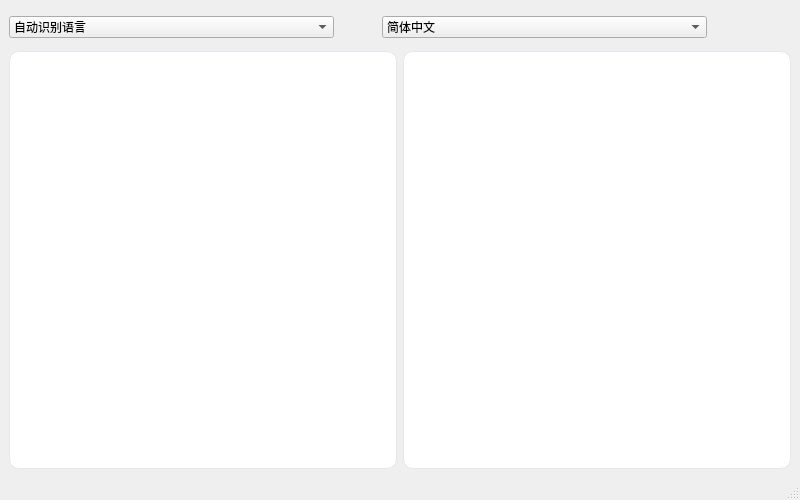
<?xml version="1.0" encoding="UTF-8"?>
<ui version="4.0">
 <class>MainWindow</class>
 <widget class="QMainWindow" name="MainWindow">
  <property name="geometry">
   <rect>
    <x>0</x>
    <y>0</y>
    <width>800</width>
    <height>500</height>
   </rect>
  </property>
  <property name="minimumSize">
   <size>
    <width>680</width>
    <height>420</height>
   </size>
  </property>
  <property name="windowTitle">
   <string>MainWindow</string>
  </property>
  <property name="toolTip">
   <string/>
  </property>
  <property name="accessibleName">
   <string/>
  </property>
  <widget class="QWidget" name="centralwidget">
   <layout class="QVBoxLayout" name="verticalLayout" stretch="0,2">
    <item>
     <layout class="QHBoxLayout" name="horizontalLayout_3" stretch="1,0,1,0,0">
      <item>
       <widget class="QComboBox" name="origin_comboBox">
        <item>
         <property name="text">
          <string>自动识别语言</string>
         </property>
        </item>
        <item>
         <property name="text">
          <string>英语</string>
         </property>
        </item>
        <item>
         <property name="text">
          <string>简体中文</string>
         </property>
        </item>
       </widget>
      </item>
      <item>
       <widget class="QLabel" name="label">
        <property name="minimumSize">
         <size>
          <width>36</width>
          <height>36</height>
         </size>
        </property>
        <property name="maximumSize">
         <size>
          <width>36</width>
          <height>36</height>
         </size>
        </property>
        <property name="text">
         <string/>
        </property>
        <property name="textFormat">
         <enum>Qt::TextFormat::AutoText</enum>
        </property>
        <property name="pixmap">
         <pixmap resource="../resource.qrc">:/mainwindow/icons/arrow-right-left.svg</pixmap>
        </property>
        <property name="alignment">
         <set>Qt::AlignmentFlag::AlignCenter</set>
        </property>
       </widget>
      </item>
      <item>
       <widget class="QComboBox" name="translation_comboBox">
        <item>
         <property name="text">
          <string>简体中文</string>
         </property>
        </item>
        <item>
         <property name="text">
          <string>英语</string>
         </property>
        </item>
       </widget>
      </item>
      <item>
       <widget class="QPushButton" name="history_pushButton">
        <property name="toolTip">
         <string>翻译历史</string>
        </property>
        <property name="accessibleName">
         <string>打开翻译历史</string>
        </property>
        <property name="styleSheet">
         <string notr="true">QPushButton#history_pushButton {
    min-width: 36px;
    max-width: 36px;
    min-height: 36px;
    max-height: 36px;

    background-color: transparent;
    border: none;
    border-radius: 8px;
}

QPushButton#history_pushButton:hover {
    background-color: #F1F5F9;
}

QPushButton#history_pushButton:pressed {
    background-color: #E2E8F0;
}

QPushButton#history_pushButton:focus {
    border: 1px solid #2563EB;
}</string>
        </property>
        <property name="text">
         <string/>
        </property>
        <property name="icon">
         <iconset resource="../resource.qrc">
          <normaloff>:/mainwindow/icons/rotate-ccw-clock.svg</normaloff>:/mainwindow/icons/rotate-ccw-clock.svg</iconset>
        </property>
        <property name="iconSize">
         <size>
          <width>18</width>
          <height>18</height>
         </size>
        </property>
       </widget>
      </item>
      <item>
       <widget class="QPushButton" name="settings_pushButton">
        <property name="toolTip">
         <string>设置</string>
        </property>
        <property name="accessibleName">
         <string>打开设置</string>
        </property>
        <property name="styleSheet">
         <string notr="true">QPushButton#settings_pushButton {
    min-width: 36px;
    max-width: 36px;
    min-height: 36px;
    max-height: 36px;

    background-color: transparent;
    border: none;
    border-radius: 8px;
}

QPushButton#settings_pushButton:hover {
    background-color: #F1F5F9;
}

QPushButton#settings_pushButton:pressed {
    background-color: #E2E8F0;
}

QPushButton#settings_pushButton:focus {
    border: 1px solid #2563EB;
}

QPushButton#settings_pushButton:disabled {
    background-color: transparent;
}</string>
        </property>
        <property name="text">
         <string/>
        </property>
        <property name="icon">
         <iconset resource="../resource.qrc">
          <normaloff>:/mainwindow/icons/settings.svg</normaloff>:/mainwindow/icons/settings.svg</iconset>
        </property>
        <property name="iconSize">
         <size>
          <width>18</width>
          <height>18</height>
         </size>
        </property>
       </widget>
      </item>
     </layout>
    </item>
    <item>
     <layout class="QHBoxLayout" name="horizontalLayout">
      <item>
       <widget class="QWidget" name="origin_widget" native="true">
        <property name="styleSheet">
         <string notr="true">QWidget#origin_widget {
    background-color: #FFFFFF;
    border: 1px solid #E4E7EB;
    border-radius: 10px;
}

QPlainTextEdit#origin_plainTextEdit {
    background-color: transparent;
    border: none;
    padding: 4px;
    color: #0F172A;
}
</string>
        </property>
        <layout class="QVBoxLayout" name="verticalLayout_3">
         <property name="spacing">
          <number>0</number>
         </property>
         <property name="leftMargin">
          <number>0</number>
         </property>
         <property name="topMargin">
          <number>0</number>
         </property>
         <property name="rightMargin">
          <number>0</number>
         </property>
         <property name="bottomMargin">
          <number>0</number>
         </property>
         <item>
          <widget class="QPlainTextEdit" name="origin_plainTextEdit"/>
         </item>
        </layout>
       </widget>
      </item>
      <item>
       <widget class="QWidget" name="translation_widget" native="true">
        <property name="styleSheet">
         <string notr="true">QWidget#translation_widget {
    background-color: #FFFFFF;
    border: 1px solid #E4E7EB;
    border-radius: 10px;
}

QPlainTextEdit#translation_plainTextEdit {
    background-color: transparent;
    border: none;
    padding: 4px;
    color: #0F172A;
}

QPushButton#copy_pushButton {
    min-width: 36px;
    max-width: 36px;
    min-height: 36px;
    max-height: 36px;

    background-color: transparent;
    border: none;
    border-radius: 8px;
}

QPushButton#copy_pushButton:hover {
    background-color: #F1F5F9;
}

QPushButton#copy_pushButton:pressed {
    background-color: #E2E8F0;
}

QPushButton#copy_pushButton:focus {
    border: 1px solid #2563EB;
}

QPushButton#copy_pushButton:disabled {
    background-color: transparent;
}</string>
        </property>
        <layout class="QVBoxLayout" name="verticalLayout_2">
         <property name="spacing">
          <number>4</number>
         </property>
         <property name="leftMargin">
          <number>12</number>
         </property>
         <property name="topMargin">
          <number>12</number>
         </property>
         <property name="rightMargin">
          <number>12</number>
         </property>
         <property name="bottomMargin">
          <number>8</number>
         </property>
         <item>
          <widget class="QPlainTextEdit" name="translation_plainTextEdit">
           <property name="styleSheet">
            <string notr="true"/>
           </property>
           <property name="readOnly">
            <bool>true</bool>
           </property>
          </widget>
         </item>
         <item>
          <layout class="QHBoxLayout" name="horizontalLayout_4">
           <item>
            <spacer name="horizontalSpacer">
             <property name="orientation">
              <enum>Qt::Orientation::Horizontal</enum>
             </property>
             <property name="sizeHint" stdset="0">
              <size>
               <width>40</width>
               <height>20</height>
              </size>
             </property>
            </spacer>
           </item>
           <item>
            <widget class="QPushButton" name="copy_pushButton">
             <property name="enabled">
              <bool>false</bool>
             </property>
             <property name="toolTip">
              <string>复制译文</string>
             </property>
             <property name="accessibleName">
              <string>复制译文</string>
             </property>
             <property name="text">
              <string/>
             </property>
             <property name="icon">
              <iconset resource="../resource.qrc">
               <normaloff>:/mainwindow/icons/copy.svg</normaloff>:/mainwindow/icons/copy.svg</iconset>
             </property>
             <property name="iconSize">
              <size>
               <width>18</width>
               <height>18</height>
              </size>
             </property>
             <property name="checkable">
              <bool>true</bool>
             </property>
            </widget>
           </item>
          </layout>
         </item>
        </layout>
       </widget>
      </item>
     </layout>
    </item>
   </layout>
  </widget>
  <widget class="QMenuBar" name="menubar">
   <property name="geometry">
    <rect>
     <x>0</x>
     <y>0</y>
     <width>800</width>
     <height>33</height>
    </rect>
   </property>
  </widget>
  <widget class="QStatusBar" name="statusbar"/>
 </widget>
 <resources>
  <include location="../resource.qrc"/>
 </resources>
 <connections/>
</ui>
